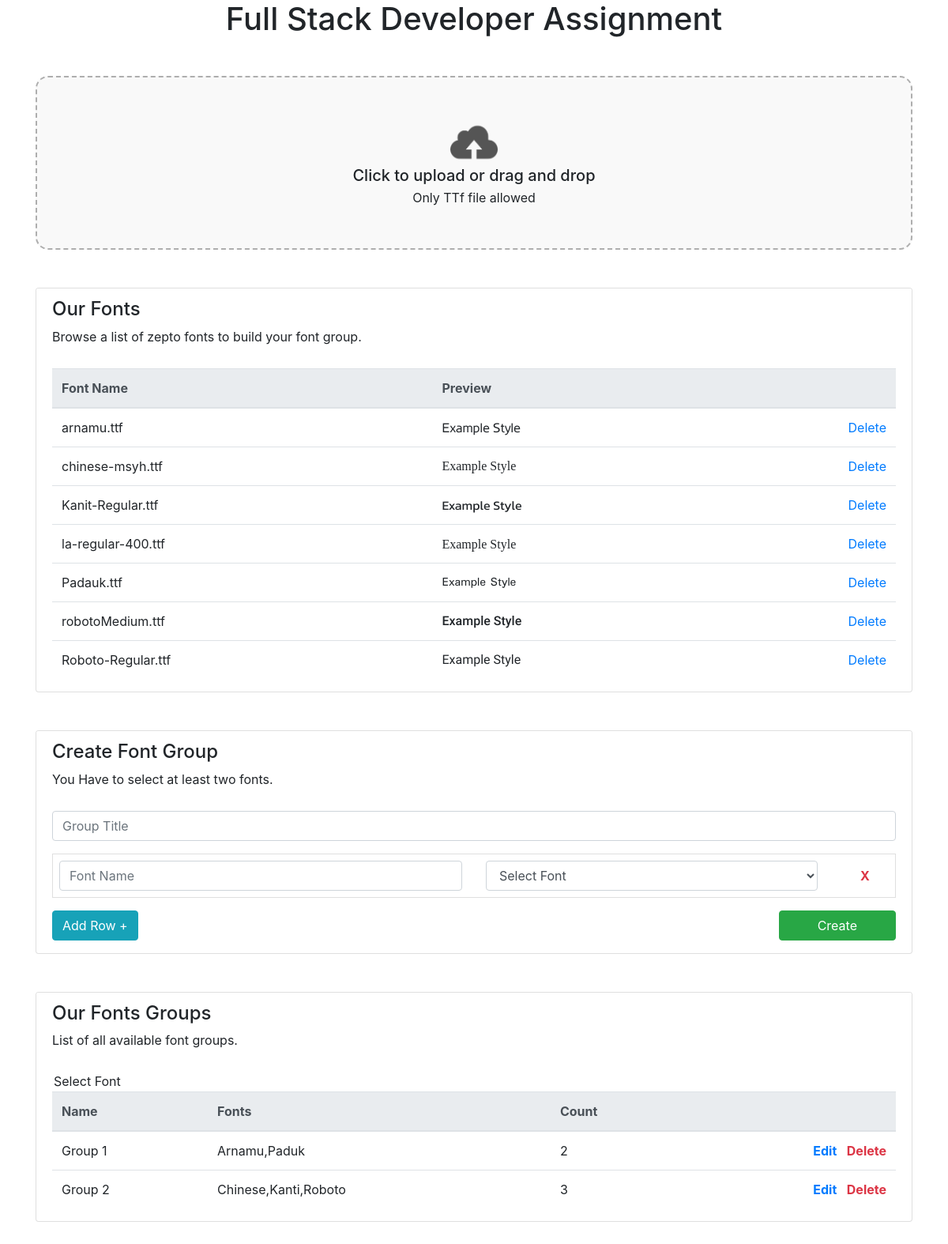
The page / on the database its author committed.
### tables this page shows
CREATE TABLE `fonts` (
  `id` bigint(20) UNSIGNED NOT NULL,
  `font_name` varchar(255) NOT NULL
);

CREATE TABLE `font_groups` (
  `id` bigint(20) UNSIGNED NOT NULL,
  `font_group_title` varchar(255) NOT NULL,
  `font_name` text NOT NULL,
  `font_select` text NOT NULL
);

### partial/font_family.php (called while the page is built, shortened)
<?php
    include 'connection.php';
    $fonts_sql = "SELECT * FROM fonts";
    $fonts = mysqli_query($conn, $fonts_sql);
    $font_family = '<style>';
    foreach($fonts as $font){
        $id = $font["id"];
        $font_name = $font["font_name"];
        $font_family .= '@font-face {
                            font-family: font'.$id.';
                            src: url(assets/fonts/'.$font_name.');
                        }';
    }
    $font_family .= '</style>';
    return print_r($font_family);
?>

### partial/get_fonts.php (the view, shortened to what this page needs)
<?php
    include 'connection.php';
    $fonts_sql = "SELECT * FROM fonts";
    $fonts = mysqli_query($conn, $fonts_sql);
    $font_option = '';
    foreach($fonts as $font){
        $id = $font["id"];
        $font_name = $font["font_name"];
        $font_option .= '<tr>
                            <td>'.$font_name.'</td>
                            <td style="font-family:font'.$id.' !important;">Example Style</td>
                            <td class="text-right">
                                <a href="javascript:void(1);" onclick="removeFont('.$id.', this)">Delete</a>
                            </td>
                        </tr>';
    }
    return print_r($font_option);
?>

### index.php (shortened to what this page needs)
<!doctype html>
<html lang="en">
  <head>
    <link rel="stylesheet" href="assets/css/bootstrap.min.css">
    <link rel="stylesheet" href="assets/css/dropzone.min.css" type="text/css" />
    <link rel="stylesheet" href="assets/css/core.css">
  </head>
  <body>
    <div class="position-relative">
        <?php
            include 'partial/connection.php';
        ?>
        <div class="container">
            <h1 class="text-center mb-5">Full Stack Developer Assignment</h1>
            <div class="mb-5">
                <form action="upload_font.php" class="dropzone" id="drop_file_uolpad">
                    <div class="dz-default dz-message">
                        <img class="upload-logo" src="assets/img/upload-logo.png" alt="upload">
                        <h5 class="mb-1">Click to upload or drag and drop</h5>
                        <span class="note needsclick">Only TTf file allowed</span>
                    </div>
                </form>
            </div>
                <?php include "partial/font_family.php"; ?>
            <div class="mb-5">
                <div class="card">
                    <div class="card-header bg-white border-0">
                        <h4>Our Fonts</h4>
                        <p>Browse a list of zepto fonts to build your font group.</p>
                    </div>
                    <div class="card-body py-0">
                        <div class="table-responsive">
                            <table class="table" id="all_fonts_table">
                                <thead class="thead-light">
                                    <tr>
                                        <th scope="col">Font Name</th>
                                        <th scope="col">Preview</th>
                                        <th scope="col"></th>
                                    </tr>
                                </thead>
                                <tbody>
                                    <?php include "partial/get_fonts.php"; ?>
                                </tbody>
                            </table>
                        </div>
                    </div>
                </div>
            </div>
            <div class="mb-5">
                <div class="card">
                    <div class="card-header bg-white border-0">
                        <h4>Create Font Group</h4>
                        <p>You Have to select at least two fonts.</p>
                    </div>
                    <div class="card-body py-0">
                        <form action="#" id="font-group-form">
                            <div class="form-group">
                                <input type="text" class="form-control" name="font_group_title" placeholder="Group Title" required>
                            </div>
                            <div class="font-group-create-rows mb-3" id="font-group-create-rows">
                            </div>
                            <div class="d-flex align-items-center justify-content-between mb-3">
                                <a class="btn btn-info" href="javascript:void(1);" onclick="addFontGroupRow()">Add Row +</a>
                                <a class="btn btn-success px-5" href="javascript:void(1);" onclick="createFontGroup()">Create</a>
                            </div>
                        </form>
                    </div>
                </div>
                <div class="d-none" id="font-group-create-row">
                    <div class="font-group-create-row p-2 mb-2">
                        <div class="row">
                            <div class="col-6">
                                <input type="text" class="form-control" name="font_name[]" placeholder="Font Name" required>
                            </div>
                            <div class="col-5">
                                <select class="form-control" name="font_select[]" required>
                                    <?php include "partial/font_group_create_row.php"; ?>
                                </select>
                            </div>
                            <div class="col-1 d-flex align-items-center justify-content-center">
                                <a href="javascript:void(1);" onclick="removeFontGroupRow(this)" class="text-danger text-decoration-none"><strong>X</strong></a>
                            </div>
                        </div>
                    </div>
                </div>
            </div>
            <div class="mb-5">
                <div class="card">
                    <div class="card-header bg-white border-0">
                        <h4>Our Fonts Groups</h4>
                        <p>List of all available font groups.</p>
                    </div>
                    <div class="card-body py-0">
                        <div class="table-responsive">
                            <table class="table">
                                <thead class="thead-light">
                                    <tr>
                                        <th scope="col">Name</th>
                                        <th scope="col">Fonts</th>
                                        <th scope="col">Count</th>
                                        <th scope="col"></th>
                                    </tr>
                                </thead>
                                <tbody id="font-group-row">
                                    <?php include "partial/font_group_row.php"; ?>
                                </tbody>
                            </table>
                        </div>
                    </div>
                </div>
            </div>
        </div>
    </div>
  </body>
</html>

### partial/font_group_create_row.php (shortened to what this page needs)
<?php
    include 'connection.php';
    $fonts_sql = "SELECT * FROM fonts";
    $fonts = mysqli_query($conn, $fonts_sql);
    $font_option = '<option value="">Select Font</option>';
    foreach($fonts as $font){
        $id = $font["id"];
        $font_name = $font["font_name"];
        $font_option .= '<option value="'.$id.'">'.$font_name.'</option>';
    }
    return print_r($font_option);
?>

### partial/font_group_row.php (shortened to what this page needs)
<?php
    include 'connection.php';
    $font_groups_sql = "SELECT * FROM font_groups";
    $font_groups = mysqli_query($conn, $font_groups_sql);
    $font_group_row = '<option value="">Select Font</option>';
    foreach($font_groups as $font_group){
        $font_group_id = $font_group["id"];
        $font_group_title = $font_group["font_group_title"];
        $font_name = $font_group["font_name"];
        $font_count = explode(",", $font_name);
        $font_group_row .=
        '<tr>
            <td>'.$font_group_title.'</td>
            <td>'.$font_name.'</td>
            <td>'.count($font_count).'</td>
            <td class="text-right">
                <a href="javascript:void(1);" class="text-primary text-decoration-none mr-2" onclick="editFontGroup('.$font_group_id.')"><strong>Edit</strong></a>
                <a href="javascript:void(1);" class="text-danger text-decoration-none" onclick="removeFontGroup('.$font_group_id.', this)"><strong>Delete</strong></a>
            </td>
        </tr>';
    }
    return print_r($font_group_row);
?>

### assets/css/core.css (style rules this page uses)
.dropzone { min-height: 200px !important; border: 2px dashed rgba(0, 0, 0, .3) !important; border-radius: 1rem; background-color: #f9f9f9 !important; }
.upload-logo { height: 60px; }
.font-group-create-row { border: 1px solid #dfdfdf; }

### rows shown on the page
fonts: font_name "arnamu.ttf"
fonts: font_name "chinese-msyh.ttf"
fonts: font_name "Kanit-Regular.ttf"
fonts: font_name "la-regular-400.ttf"
fonts: font_name "Padauk.ttf"
fonts: font_name "robotoMedium.ttf"
fonts: font_name "Roboto-Regular.ttf"
font_groups: font_group_title "Group 1", font_name "Arnamu,Paduk", font_name "2"
font_groups: font_group_title "Group 2", font_name "Chinese,Kanti,Roboto", font_name "3"
